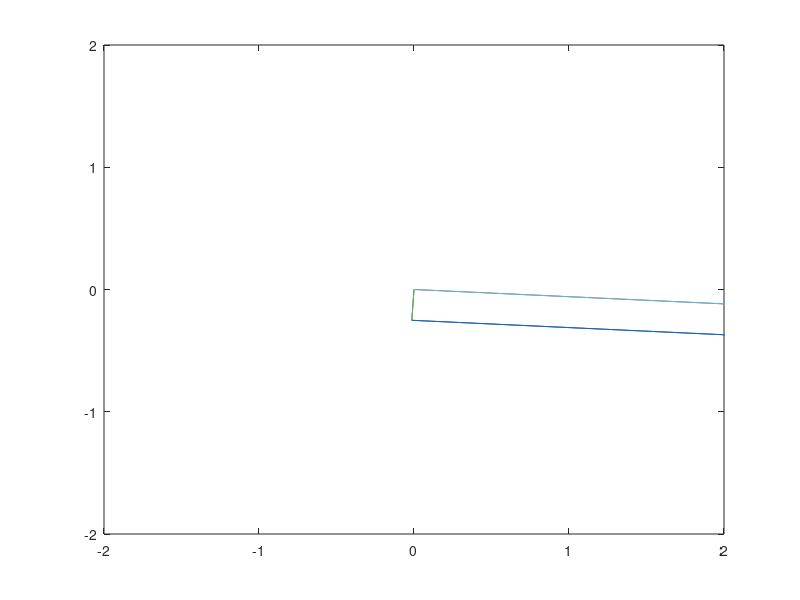

Source code (MATLAB):
L = eye(2);
clf
% plot([0,L(1,1)],[0,L(1,2)]);hold on;plot([0,L(2,1)],[0,L(2,2)])
M3 = [1,2;0,1];
M2 = [1,0;2,1];
M6 = [1,0;2,1];
M4 = [1,1;1,2];
M5 = [2,-2;-2,3];
M7 = [-1,2;0,1];
M8 = [1,1;0,1];
M9 = [1,0;1,1];
M10= [1,-2;-2,5];

A = [1,1;1,-1];
L2 = L*expm(A*1.2);
plot([0,L2(1,1)],[0,L2(1,2)],'--');hold on;plot([0,L2(2,1)],[0,L2(2,2)],'--')
plot([0,L2(1,1)]+ L2(2,1),[0,L2(1,2)]+L2(2,2),'--');hold on;plot([0,L2(2,1)]+L2(1,1),[0,L2(2,2)]+L2(1,2),'--')
% L3 = inv(M8)*L2;
% L3 = (M7)*L2;
L3 = inv(M3)*L2;
% L3 = M10*L2;
plot([0,L3(1,1)],[0,L3(1,2)]);hold on;plot([0,L3(2,1)],[0,L3(2,2)])
plot([0,L3(1,1)] + L3(2,1),[0,L3(1,2)] + L3(2,2) );hold on;plot([0,L3(2,1)]+L3(1,1),[0,L3(2,2)]+L3(1,2))

axis([-2,4,-2,2])
pbaspect([1.5,1,1])

% disp([abs(acos(dot(L2(:,1),L2(:,2))/(norm(L2(:,1))*norm(L2(:,2))))/pi*180-90), ...
%     abs(acos(dot(L3(:,1),L3(:,2))/(norm(L3(:,1))*norm(L3(:,2))))/pi*180-90)])

p = zeros(2,16);
p2= p;
p3= p;

p(:,1) = [1,.5] - 0*[L2(1,1),L2(2,1)] - 2*[L2(1,2),L2(2,2)];
p2(:,1) = [0.25,.75] - 0*[L2(1,1),L2(2,1)] - 2*[L2(1,2),L2(2,2)];
p3(:,1) = [0,0] - 0*[L2(1,1),L2(2,1)] - 2*[L2(1,2),L2(2,2)];

it = 1;
for i = -4:4
    for j = -4:4
        it = it + 1;
        p(:,it) = p(:,1)  + i*[L2(1,1);L2(2,1)];
        p(:,it) = p(:,it) + j*[L2(1,2);L2(2,2)];
        p2(:,it) = p2(:,1)  + i*[L2(1,1);L2(2,1)];
        p2(:,it) = p2(:,it) + j*[L2(1,2);L2(2,2)];
        p3(:,it) = p3(:,1)  + i*[L2(1,1);L2(2,1)];
        p3(:,it) = p3(:,it) + j*[L2(1,2);L2(2,2)];
        
    end
end

scatter(p(1,:),p(2,:))
scatter(p2(1,:),p2(2,:))
scatter(p3(1,:),p3(2,:))

%% Try by just using nearest lattice point
% This really seems to work?????
L2 = L;
mdot = [1;0];
% Move the lattice a little each time
maxt = 250;
theta = linspace(1,20,maxt);
uu = zeros(2,2,maxt);
uu(1,1,:) = sin(theta);
uu(1,2,:) = 10;
uu(2,1,:) = 8*cos(2*theta);
uu(2,2,:) = -sin(theta);
for t = 1:maxt
dt = 0.01;
A = uu(:,:,t);
L2 = L2 + A*L2*dt;
mdot = mdot + A*mdot*dt;
d = max([norm(L2(:,1)),norm(L2(:,2))]);
        if t==20
            disp(1)
        end
% Starting at the lattice point at 0,0, find the nearest lattice point
for i = 1:1
    for j = -1:1
        if i==0 && j==0; continue; end
        pp = i*[L2(1,1);L2(2,1)] + j*[L2(1,2);L2(2,2)];
        if d>=norm(pp)
            d = norm(pp);
            ii = i;
            jj = j;
        end
    end
end
% ii = 1;jj=0;
myp = ii*[L2(1,1);L2(2,1)] + jj*[L2(1,2);L2(2,2)];
L2(:,1) = myp;
% Then find the second nearest, as well as angle (don't want too sheared)
ang = pi/2;
for i = -1:1
    for j = 1:1
        if i==0 && j==0; continue; end
        pp = i*[L2(1,1);L2(2,1)] + j*[L2(1,2);L2(2,2)];
        ang2 = abs(pi/2 - acos(dot(pp,myp)/norm(pp)/norm(myp)));
        if ang>=ang2
            ang = ang2;
            ii2 = i;
            jj2 = j;
        end
    end
end
% ii2 = 0;jj2=1;
myp2 = ii2*[L2(1,1);L2(2,1)] + jj2*[L2(1,2);L2(2,2)];
L2 = [myp,myp2];
clf
L3 = L2;%[myp';myp2'];
plot([0,L3(1,1)],[0,L3(2,1)]);hold on;plot([0,L3(1,2)],[0,L3(2,2)])
plot([0,L3(1,1)] + L3(1,2),[0,L3(2,1)] + L3(2,2) );hold on;plot([0,L3(1,2)]+L3(1,1),[0,L3(2,2)]+L3(2,1))
axis([-2,2,-2,2])
drawnow 
pause(0.1);
end
L3 = L2;%[myp';myp2'];
plot([0,L3(1,1)],[0,L3(2,1)]);hold on;plot([0,L3(1,2)],[0,L3(2,2)])
plot([0,L3(1,1)] + L3(1,2),[0,L3(2,1)] + L3(2,2) );hold on;plot([0,L3(1,2)]+L3(1,1),[0,L3(2,2)]+L3(2,1))